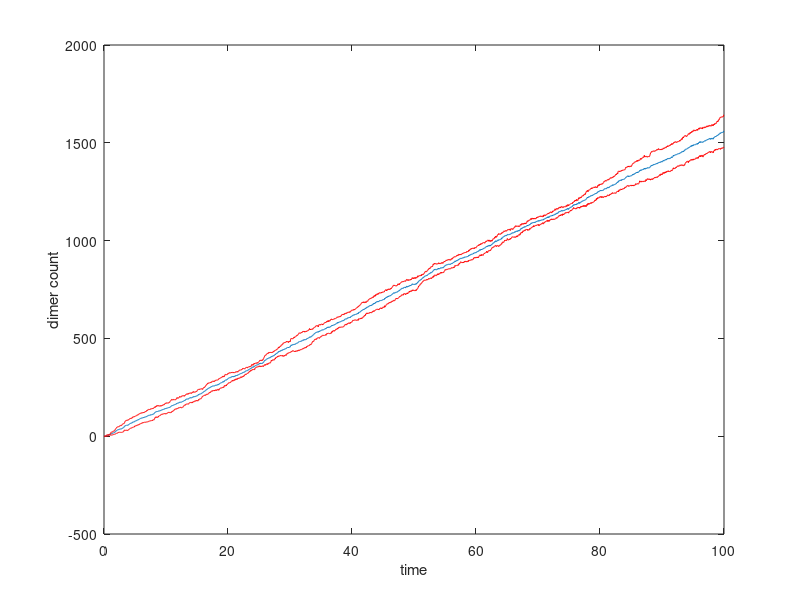
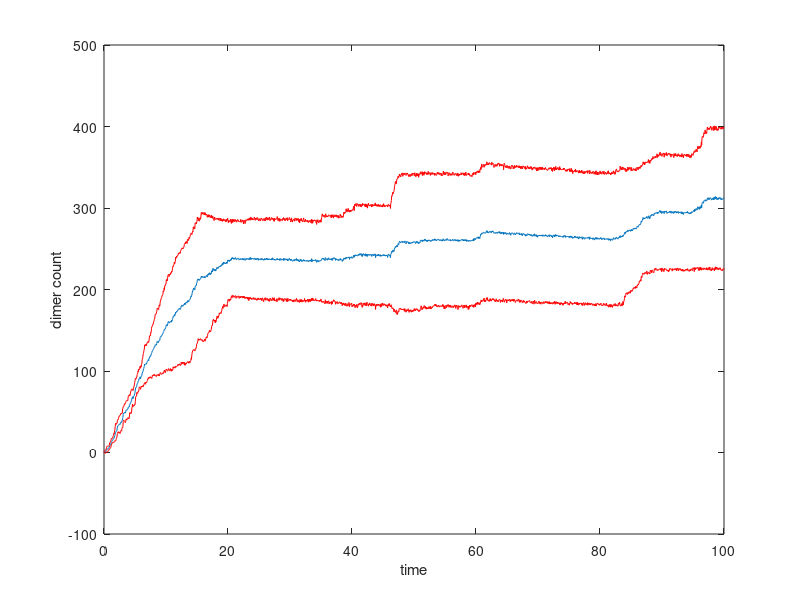

These figures' MATLAB source, in order:
% Minjun Park, CAAM 210, 10/04/15
%
% This project describes how different equations react with each other
% gilldriver function sets initial parameters such as rtab, nr, tinc, tfin,
% tvec, x, and c, and plots two different plots depending on the usage of
% 7th and 8th reaction equation (calls upon mygill function).
% Usage: input different equations, and then plot the graph with the given
% x-axis and y-axis

function gilldriver
rtab = {[1 -1 2 -1 3 1]%R + Pr -> RPr
    [3 -1 1 1 2 1] %RPr -> R + PR
    [3 -1 4 10 1 1 2 1]%RPr -> 10P + R + Pr
    [4 -2 5 1]%P + P -> D
    [5 -1 4 2]%D -> P + P
    [4 -1]%P ->
    [2 -1 5 -1 6 1]%Pr + D -> I
    [6 -1 2 1 5 1]};%I -> Pr + D

nr=4; %number of times we iternate
tinc = 0.05;
tfin = 100;
tvec = 0:tinc:tfin; %uniform time vector
x=[10 1 0 0 0 0]; %x = [R Pr RPr P D I]

c=[2 1 4 2 0.5 0.05 0 0]; %propensity (without reaction 7 and 8)
X=zeros(nr, length(tvec)); %preallocating
for j=1:nr %lay Gillespie runs along the rows of matrix and average down the columns
    [t,dimer] = mygill(tfin,rtab,x,c); 
    X(j,:)= interp1(t, dimer, tvec); %interpolation
end
avg = mean(X,1); %average
dev = std(X); %standard deviation
plot(tvec,avg) %plot time vs dimer count graph
hold on
plot(tvec,(avg+dev),'r') %plot with std dev added
plot(tvec,(avg-dev),'r') %plot wiht std dev subtracted
xlabel('time')
ylabel('dimer count')
hold off

figure

c=[2 1 4 2 0.5 0.05 0.01 0.05]; %propensity (with reaction 7 and 8)
X2=zeros(nr, length(tvec)); %preallocating
for j=1:nr %lay Gillespie runs along the rows of matrix and average down the columns
    [t,dimer] = mygill(tfin,rtab,x,c);
    X2(j,:)= interp1(t, dimer, tvec); %interpolation
end
avg2 = mean(X2,1); %average
dev2 = std(X2); %standard deviation
plot(tvec,avg2) %plot time vs dimer count graph
hold on
plot(tvec,(avg2+dev2),'r') %plot with std dev added
plot(tvec,(avg2-dev2),'r') %plot wiht std dev subtracted
xlabel('time')
ylabel('dimer count')
hold off
end


% This is mygill function.
% mygill function takes in tfin, rtab, x, and c, and results in [t, dimer].
% Within this function, update function is used.
% Example: mygill(100, rtab, [10 1 0 0 0 0], c=[2 1 4 2 0.5 0.05 0 0])



function [t,dimer] = mygill(tfin, rtab, x, c)
t=[0]; %preallocating t
iter=1; %initial iter
dimer=[0]; %preallocating dimer
while t(iter)<tfin %run as long as t(iter) < tfin
    iter=iter+1; %counter
    a = c .* update(x); %likelihood of each reaction happening
    a0 = sum(a); %add components in a
    r1 = rand; %random number between 0 and 1
    tau = (1/a0)*log(1/r1); %calculate when it is likely to occur
    r2 = rand; %random number between 0 and 1
    cumchance = cumsum(a)/sum(a); %weighted probabilities
    b = find(cumchance > r2,1); %determining which reaction will occur
    x(rtab{b}(1:2:end)) =  x(rtab{b}(1:2:end)) + rtab{b}(2:2:end); %update x according to which reaction occured
    t(iter) = t(iter-1) + tau; %update t(iter) by adding calculated tau to prior t(iter)
    dimer(iter) = x(5); %update the dimer count
end
end

% This is the update function.
% update function updates the remaining and produced reactants after each
% reaction occurs. Each element of h is the number of possible scenarios the
% correponding reaction can occur.
% Example: update([10 1 0 0 0 0])

function h = update(x) %h is an updated probability
h(1) = x(1)*x(2);%reaction 1
h(2) = x(3);%reaction 2
h(3) = x(3);%reaction 3
h(4) = x(4)*(x(4)-1)/2;%reaction 4
h(5) = x(5);%reaction 5
h(6) = x(4);%reaction 6
h(7) = x(2)*x(5);%reaction 7
h(8) = x(6);%reaction 8
end
